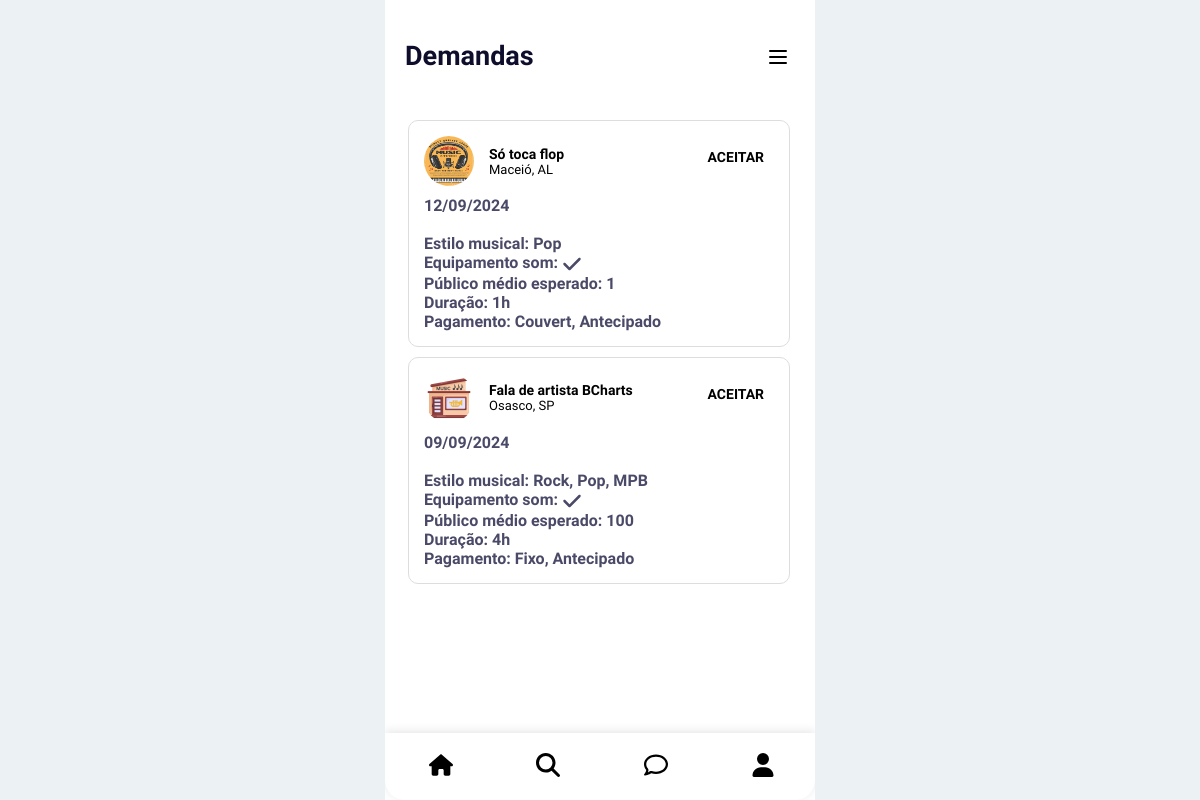
/homeMusico (signed in), run on an earlier commit of the app's database.
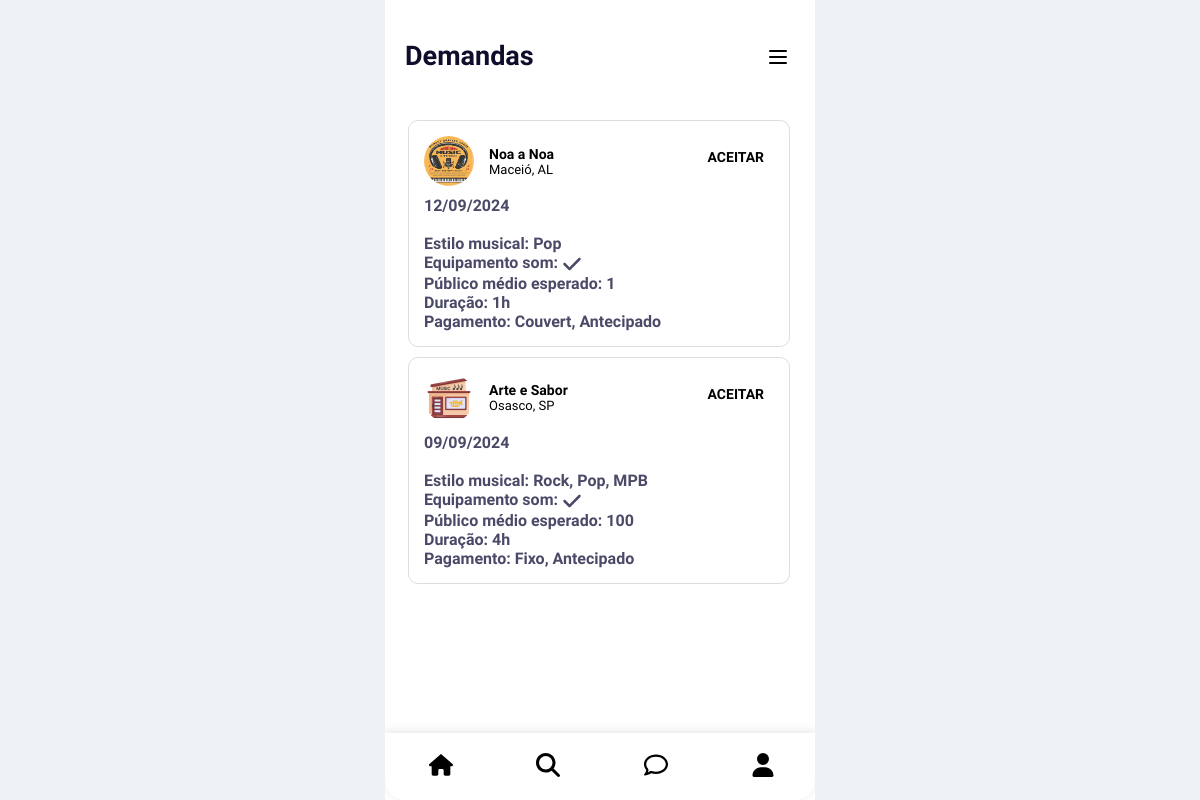
And on a later commit of the database.
### app/models/Demanda.py (models this page shows, shortened)
class Demanda(bd.Model):
    __tablename__ = 'demanda'
    id = bd.Column(bd.Integer, primary_key=True, autoincrement=True)
    data_show = bd.Column(bd.Date, nullable=False)
    raio_procurado = bd.Column(bd.Integer, nullable=False)
    fornece_equipamento = bd.Column(bd.Boolean, default=False)
    publico_esperado = bd.Column(bd.Integer, nullable=False)
    duracao_show = bd.Column(bd.String(5), nullable=False)
    visivel = bd.Column(bd.Boolean, default=True)
    tipo_pagamento = bd.Column(SQLAEnum(TipoPagamentoEnum), nullable=False)
    momento_pagamento = bd.Column(SQLAEnum(MomentoPagamentoEnum), nullable=False)
    estilos = bd.relationship('EstiloMusical', secondary='demanda_estilos')
    dono = bd.Column(bd.Integer, bd.ForeignKey('contratante.id'), nullable=False)

### app/models/Perfil.py (models this page shows, shortened)
class Imagem(bd.Model):
    __tablename__ = 'imagem'
    id = bd.Column(bd.Integer, primary_key=True, autoincrement=True)
    dono = bd.Column(bd.Integer, bd.ForeignKey('usuario.id'), nullable=False)
    nome = bd.Column(bd.String(25), nullable=False, unique=True)
    tipo_foto = bd.Column(SQLAEnum(TipoFotoEnum), nullable=False)
    caminho = bd.Column(bd.String(255), nullable=False)

### app/models/Contratante.py (models this page shows, shortened)
class Contratante(bd.Model):
    __tablename__ = 'contratante'
    id = bd.Column(bd.Integer, bd.ForeignKey('pessoa.id'), primary_key=True)
    nome_estabelecimento = bd.Column(bd.String(80), nullable=False)
    cep = bd.Column(bd.String(10), nullable=False)
    estado = bd.Column(bd.String(2), nullable=False)
    cidade = bd.Column(bd.String(80), nullable=False)
    bairro = bd.Column(bd.String(80), nullable=False)
    numero = bd.Column(bd.Integer, nullable=False)
    complemento = bd.Column(bd.String(200), nullable=False)

### app/routes/MusicianHome.py (the view)
@app.route("/homeMusico", methods=["GET"])
def get_home_musico():
    return render_template(MUSICIAN_HOME_HTML, demands=get_demandas())

### app/models/BancoDeDados.py (called while the page is built)
    @staticmethod
    def GetDemandas(id_dono=None):
        with app.app_context():
            if id_dono is None:
                return list(Demanda.query.filter_by(visivel=True).all())
            else:
                return list(Demanda.query.filter_by(dono=id_dono).all())

    @staticmethod
    def GetMatchesMusico(id_musico):
        with app.app_context():
            return list(Match.query.filter_by(id_musico=id_musico).all())

    @staticmethod
    def GetContratante(id_contratante):
        with app.app_context():
            return Contratante.query.get(id_contratante)

    @staticmethod
    def GetEstilosMusicais(id_demanda):
        with app.app_context():
            estilos = DemandaEstilos.query.filter_by(demanda=id_demanda).all()
            estilos_musicais = []
            for estilo in estilos:
                estilos_musicais.append(EstiloMusical.query.with_entities(EstiloMusical.nome).filter_by(id=estilo.estilo_musical).first()[0])
            return estilos_musicais

    @staticmethod
    def GetImagemPerfil(dono):
        with app.app_context():
            return Imagem.query.filter_by(dono=dono, tipo_foto=TipoFotoEnum.PERFIL).first()

### app/templates/musicianHome.html (shortened to what this page needs)
<!DOCTYPE html>
<html lang="en">
<head>
</head>
<body>
    <div class="phone-frame" id="main_content">
        <div class="content">
            <h1>Demandas</h1>
            <div class="filter">
                <button class="filter-button" onclick="toggleFilterMenu()">
                    <svg xmlns="http://www.w3.org/2000/svg" viewBox="0 0 24 24" width="24" height="24" fill="none" stroke="currentColor" stroke-width="2" stroke-linecap="round" stroke-linejoin="round" class="feather feather-filter">
                        <path d="M4 6h16M4 12h16M4 18h16"></path>
                    </svg>
                </button>
            </div>
        </div>
        <div class="demand-list">
            {% for demand in demands %}
                <li class="demand-item" situation="{{ demand.situation }}">
                    <div class="demand-item-header" data-demand-id="{{ demand.id }}">
                        {% if demand.situation == 'Disponível' %}
                            <button class="accept-button">ACEITAR</button>
                        {% endif %}
                    </div>
                    <div class="demand-item-content">
                        <img src="{{ demand.image }}" alt="Image" onerror="this.onerror=null; this.src='../static/images/avatar-default.svg';">
                        <div class="demand-item-text">
                            <h3>{{ demand.contratante }}</h3>
                            <p>{{ demand.cidade }}, {{ demand.estado }}</p>
                        </div>
                    </div>
                    <p>{{ demand.data }}</p>
                    <br>
                    <p>Estilo musical: {{ demand.estilos | join(', ') }}</p>
                    <p>Equipamento som:
                    </p>
                    <p>Público médio esperado: {{ demand.publico }}</p>
                    <p>Duração: {{ demand.duracao }}</p>
                    <p>Pagamento: {{ demand.tipo_pagamento }}, {{ demand.momento_pagamento }}</p>
                </li>
            {% endfor %}
        </div>
        <div class="nav-bar">
            <form action="/homeMusico" method="POST">
                <button type="submit" class="nav-button">
                </button>
            </form>
            <form action="/procurarMusico" method="POST">
                <button class="nav-button">
                    <svg xmlns="http://www.w3.org/2000/svg" viewBox="0 0 512 512">
                        <path
                            d="M416 208c0 45.9-14.9 88.3-40 122.7L502.6 457.4c12.5 12.5 12.5 32.8 0 45.3s-32.8 12.5-45.3 0L330.7 376c-34.4 25.2-76.8 40-122.7 40C93.1 416 0 322.9 0 208S93.1 0 208 0S416 93.1 416 208zM208 352a144 144 0 1 0 0-288 144 144 0 1 0 0 288z" />
                    </svg>
                </button>
            </form>
            <form action="/chatMusico" method="POST">
                <button class="nav-button">
                     </button>
            </form>
            <form action="/perfilMusico" method="POST">
                <button class="nav-button">
                     </button>
            </form>
        </div>
    </div>
</body>
</html>

### app/templates/musicianHome.html (style rules this page uses)
.phone-frame { position: relative; width: 100%; max-width: 430px; height: 100vh; margin: 0 auto; box-sizing: border-box; overflow: hidden; background-color: #ffffff; display: flex; flex-direction: column; justify-content: space-between; }
body { font-family: 'Raleway', sans-serif; margin: 0; padding: 0; background-color: #ECF1F4; display: flex; justify-content: center; align-items: center; min-height: 100vh; width: 100%; }
html { background-color: #ffffff; width: 100%; height: 100%; }
.content { padding: 60px; text-align: center; max-width: 100%; width: 100%; box-sizing: border-box; background-color: #fff; }
h1 { font-family: 'Raleway', sans-serif; font-weight: 700; color: #0e0e2c; margin: 0; position: absolute; top: 40px; left: 20px; font-size: 27px; }
.nav-bar { background-color: #fff; box-shadow: 0 -2px 10px rgba(0, 0, 0, 0.1); display: flex; justify-content: space-around; padding: 10px 0; width: 100%; border-radius: 0 0 20px 20px; }
.nav-button { background: none; border: none; padding: 10px; cursor: pointer; }
.nav-button svg { width: 24px; height: 24px; fill: #000000; transform: translate(2px, 0); }
.demand-list { list-style-type: none; overflow-y: auto; flex-grow: 1; }
.demand-item { position: relative; width: 350px; background-color: #fff; border: 1px solid #ddd; padding: 15px; margin-bottom: 10px; margin-left: 23px; border-radius: 10px; }
.demand-item p { padding: 0; margin: 0; color: #4A4A68; font-weight: 800; }
.demand-item-content { display: flex; align-items: center; margin-bottom: 10px; }
.demand-item img { border-radius: 50%; width: 50px; height: 50px; margin-right: 15px; }
.demand-item-text h3, .demand-item-text p { margin: 0; color: #000000; }
.demand-item-text h3 { font-size: 14px; font-weight: 700; }
.demand-item-text p { font-size: 13px; font-weight: 400; }
.icon { width: 20px; height: 20px; fill: #4A4A68; vertical-align: middle; display: inline-block; }
.demand-item-header { position: absolute; top: 10px; right: 10px; }
.accept-button { font-family: 'Raleway', sans-serif; font-size: 14px; background-color: white; color: black; font-weight: 1000; border: none; padding-top: 18px; padding-right: 15px; border-radius: 5px; cursor: pointer; }
.filter { position: absolute; right: 15px; top: 35px; z-index: 1; }
.filter-button { background: none; border: none; cursor: pointer; padding: 10px; }

What changed in the data, as far as the page shows it:
changed through a linked row, Demanda "Couvert": contratante "Só toca flop" → "Noa a Noa"
changed through a linked row, Demanda "Fixo": contratante "Fala de artista BCharts" → "Arte e Sabor"
